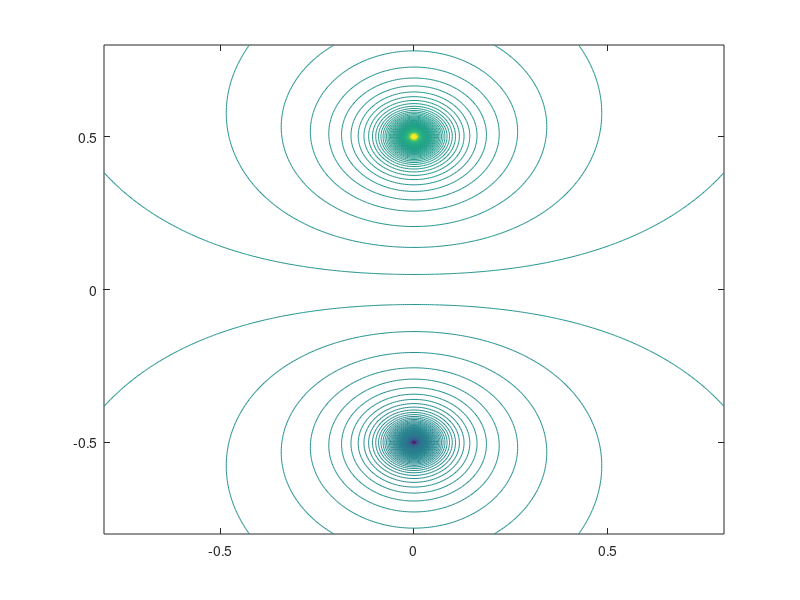

MATLAB code to generate this figure:
%
clear all
clc
x1=-0.8:.005:.8;
[X,Y]=meshgrid(x1);

%lineas equipotenciales

f=@(X,Y)(X.^2+(Y-0.5).^2).^(-0.5);
g=@(X,Y)(X.^2+(Y+0.5).^2).^(-0.5);
h=@(X,Y)2*(X.^2+Y.^2).^(-0.5);

contour(X,Y,f(X,Y)-g(X,Y),500)
